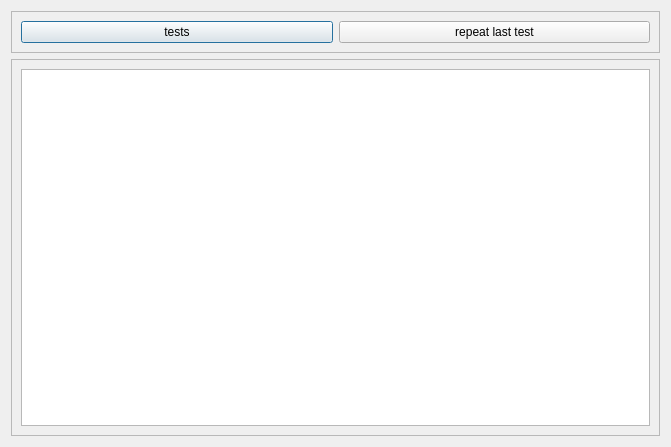
<?xml version="1.0" encoding="UTF-8"?>
<ui version="4.0">
 <class>AnalyticsDialog</class>
 <widget class="QDialog" name="AnalyticsDialog">
  <property name="geometry">
   <rect>
    <x>0</x>
    <y>0</y>
    <width>671</width>
    <height>447</height>
   </rect>
  </property>
  <property name="windowTitle">
   <string>Dialog</string>
  </property>
  <layout class="QVBoxLayout" name="verticalLayout_2">
   <item>
    <widget class="QFrame" name="frame">
     <property name="frameShape">
      <enum>QFrame::StyledPanel</enum>
     </property>
     <property name="frameShadow">
      <enum>QFrame::Raised</enum>
     </property>
     <layout class="QHBoxLayout" name="horizontalLayout">
      <item>
       <widget class="QPushButton" name="testSelectionButton">
        <property name="text">
         <string>tests</string>
        </property>
       </widget>
      </item>
      <item>
       <widget class="QPushButton" name="repeatLastTest">
        <property name="text">
         <string>repeat last test</string>
        </property>
       </widget>
      </item>
     </layout>
    </widget>
   </item>
   <item>
    <widget class="QScrollArea" name="scrollArea">
     <property name="widgetResizable">
      <bool>true</bool>
     </property>
     <widget class="QWidget" name="scrollAreaWidgetContents">
      <property name="geometry">
       <rect>
        <x>0</x>
        <y>0</y>
        <width>651</width>
        <height>376</height>
       </rect>
      </property>
      <layout class="QVBoxLayout" name="verticalLayout">
       <item>
        <widget class="QTableView" name="tableView"/>
       </item>
      </layout>
     </widget>
    </widget>
   </item>
  </layout>
 </widget>
 <resources/>
 <connections/>
</ui>
